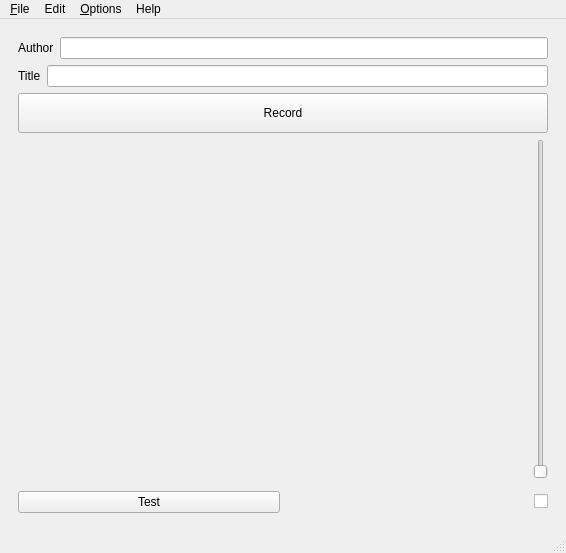
<?xml version="1.0" encoding="UTF-8"?>
<ui version="4.0">
 <class>FreeseerMainWindow</class>
 <widget class="QMainWindow" name="FreeseerMainWindow">
  <property name="geometry">
   <rect>
    <x>0</x>
    <y>0</y>
    <width>566</width>
    <height>553</height>
   </rect>
  </property>
  <property name="windowTitle">
   <string>freeseer - portable presentation recording station</string>
  </property>
  <property name="windowIcon">
   <iconset resource="../../../framework/resources/resource.qrc">
    <normaloff>:/freeseer/freeseer_logo.png</normaloff>:/freeseer/freeseer_logo.png</iconset>
  </property>
  <widget class="QWidget" name="centralwidget">
   <property name="autoFillBackground">
    <bool>false</bool>
   </property>
   <layout class="QHBoxLayout" name="horizontalLayout_4">
    <item>
     <widget class="QWidget" name="editTab" native="true">
      <property name="enabled">
       <bool>true</bool>
      </property>
      <layout class="QVBoxLayout" name="verticalLayout_2">
       <item>
        <layout class="QHBoxLayout" name="authorLayout">
         <item>
          <widget class="QLabel" name="authorLabel">
           <property name="sizePolicy">
            <sizepolicy hsizetype="Maximum" vsizetype="Preferred">
             <horstretch>0</horstretch>
             <verstretch>0</verstretch>
            </sizepolicy>
           </property>
           <property name="minimumSize">
            <size>
             <width>0</width>
             <height>0</height>
            </size>
           </property>
           <property name="sizeIncrement">
            <size>
             <width>0</width>
             <height>0</height>
            </size>
           </property>
           <property name="text">
            <string>Author</string>
           </property>
          </widget>
         </item>
         <item>
          <widget class="QLineEdit" name="author">
           <item>
            <property name="tooltip">
             <string>Your name</string>
            </property>
           </item>
          </widget>
         </item>
        </layout>
       </item>
       <item>
        <layout class="QHBoxLayout" name="titleLayout">
         <item>
          <widget class="QLabel" name="titleLabel">
           <property name="maximumSize">
            <size>
             <width>40</width>
             <height>24</height>
            </size>
           </property>
           <property name="text">
            <string>Title</string>
           </property>
          </widget>
         </item>
         <item>
          <widget class="QLineEdit" name="title">
           <property name="toolTip">
            <string>Title of the presentation being recorded.</string>
           </property>
          </widget>
         </item>
        </layout>
       </item>
       <item>
        <widget class="QPushButton" name="recordButton">
         <property name="minimumSize">
          <size>
           <width>0</width>
           <height>40</height>
          </size>
         </property>
         <property name="text">
          <string>Record</string>
         </property>
         <property name="icon">
          <iconset resource="../../../framework/resources/resource.qrc">
           <normaloff>:/recordButton/record_red_button.png</normaloff>
           <normalon>:/recordButton/stop_red_button.png</normalon>:/recordButton/record_red_button.png</iconset>
         </property>
         <property name="checkable">
          <bool>true</bool>
         </property>
        </widget>
       </item>
       <item>
        <layout class="QGridLayout" name="gridLayout">
         <item row="0" column="0" rowspan="2">
          <widget class="QWidget" name="previewWidget" native="true"/>
         </item>
         <item row="0" column="2">
          <widget class="QSlider" name="audioFeedbackSlider">
           <property name="enabled">
            <bool>false</bool>
           </property>
           <property name="focusPolicy">
            <enum>Qt::NoFocus</enum>
           </property>
           <property name="maximum">
            <number>100</number>
           </property>
           <property name="singleStep">
            <number>0</number>
           </property>
           <property name="orientation">
            <enum>Qt::Vertical</enum>
           </property>
          </widget>
         </item>
        </layout>
       </item>
       <item>
        <layout class="QHBoxLayout" name="horizontalLayout_6">
         <item>
          <widget class="QPushButton" name="testButton">
           <property name="text">
            <string>Test</string>
           </property>
           <property name="checkable">
            <bool>true</bool>
           </property>
          </widget>
         </item>
         <item>
          <widget class="QCheckBox" name="audioFeedbackCheckbox">
           <property name="maximumSize">
            <size>
             <width>16777215</width>
             <height>16777215</height>
            </size>
           </property>
           <property name="toolTip">
            <string>Enable audio feedback (plays back recording audio to speakers)</string>
           </property>
           <property name="layoutDirection">
            <enum>Qt::RightToLeft</enum>
           </property>
           <property name="text">
            <string/>
           </property>
           <property name="icon">
            <iconset resource="../../../framework/resources/resource.qrc">
             <normaloff>:/headphones/headphones.png</normaloff>:/headphones/headphones.png</iconset>
           </property>
          </widget>
         </item>
        </layout>
       </item>
      </layout>
     </widget>
    </item>
   </layout>
  </widget>
  <widget class="QStatusBar" name="statusbar"/>
  <widget class="QMenuBar" name="menubar">
   <property name="geometry">
    <rect>
     <x>0</x>
     <y>0</y>
     <width>566</width>
     <height>26</height>
    </rect>
   </property>
   <widget class="QMenu" name="menuFile">
    <property name="title">
     <string>&amp;File</string>
    </property>
    <addaction name="actionExit"/>
   </widget>
   <widget class="QMenu" name="menuHelp">
    <property name="title">
     <string>Help</string>
    </property>
    <addaction name="actionAbout"/>
   </widget>
   <widget class="QMenu" name="menuOptions">
    <property name="title">
     <string>&amp;Options</string>
    </property>
    <widget class="QMenu" name="menuLanguage">
     <property name="title">
      <string>Language</string>
     </property>
    </widget>
    <addaction name="menuLanguage"/>
   </widget>
   <widget class="QMenu" name="menuEdit">
    <property name="title">
     <string>Edit</string>
    </property>
    <addaction name="actionPreferences"/>
   </widget>
   <addaction name="menuFile"/>
   <addaction name="menuEdit"/>
   <addaction name="menuOptions"/>
   <addaction name="menuHelp"/>
  </widget>
  <action name="actionExit">
   <property name="text">
    <string>&amp;Quit</string>
   </property>
   <property name="shortcut">
    <string>Ctrl+Q</string>
   </property>
   <property name="shortcutContext">
    <enum>Qt::ApplicationShortcut</enum>
   </property>
  </action>
  <action name="actionAbout">
   <property name="text">
    <string>About</string>
   </property>
  </action>
  <action name="action">
   <property name="text">
    <string/>
   </property>
  </action>
  <action name="actionPreferences">
   <property name="text">
    <string>Preferences</string>
   </property>
  </action>
 </widget>
 <tabstops>
  <tabstop>author</tabstop>
  <tabstop>title</tabstop>
  <tabstop>recordButton</tabstop>
  <tabstop>audioFeedbackCheckbox</tabstop>
  <tabstop>audioFeedbackSlider</tabstop>
 </tabstops>
 <resources>
  <include location="../../../framework/resources/resource.qrc"/>
 </resources>
 <connections>
  <connection>
   <sender>recordButton</sender>
   <signal>toggled(bool)</signal>
   <receiver>testButton</receiver>
   <slot>setDisabled(bool)</slot>
   <hints>
    <hint type="sourcelabel">
     <x>116</x>
     <y>60</y>
    </hint>
    <hint type="destinationlabel">
     <x>129</x>
     <y>503</y>
    </hint>
   </hints>
  </connection>
  <connection>
   <sender>recordButton</sender>
   <signal>toggled(bool)</signal>
   <receiver>audioFeedbackCheckbox</receiver>
   <slot>setDisabled(bool)</slot>
   <hints>
    <hint type="sourcelabel">
     <x>415</x>
     <y>67</y>
    </hint>
    <hint type="destinationlabel">
     <x>544</x>
     <y>504</y>
    </hint>
   </hints>
  </connection>
  <connection>
   <sender>recordButton</sender>
   <signal>toggled(bool)</signal>
   <receiver>author</receiver>
   <slot>setDisabled(bool)</slot>
   <hints>
    <hint type="sourcelabel">
     <x>224</x>
     <y>58</y>
    </hint>
    <hint type="destinationlabel">
     <x>210</x>
     <y>89</y>
    </hint>
   </hints>
  </connection>
  <connection>
   <sender>recordButton</sender>
   <signal>toggled(bool)</signal>
   <receiver>title</receiver>
   <slot>setDisabled(bool)</slot>
   <hints>
    <hint type="sourcelabel">
     <x>301</x>
     <y>53</y>
    </hint>
    <hint type="destinationlabel">
     <x>300</x>
     <y>130</y>
    </hint>
   </hints>
  </connection>
  <connection>
   <sender>testButton</sender>
   <signal>toggled(bool)</signal>
   <receiver>recordButton</receiver>
   <slot>setDisabled(bool)</slot>
   <hints>
    <hint type="sourcelabel">
     <x>73</x>
     <y>505</y>
    </hint>
    <hint type="destinationlabel">
     <x>56</x>
     <y>50</y>
    </hint>
   </hints>
  </connection>
  <connection>
   <sender>testButton</sender>
   <signal>toggled(bool)</signal>
   <receiver>audioFeedbackCheckbox</receiver>
   <slot>setDisabled(bool)</slot>
   <hints>
    <hint type="sourcelabel">
     <x>253</x>
     <y>507</y>
    </hint>
    <hint type="destinationlabel">
     <x>327</x>
     <y>507</y>
    </hint>
   </hints>
  </connection>
 </connections>
</ui>
